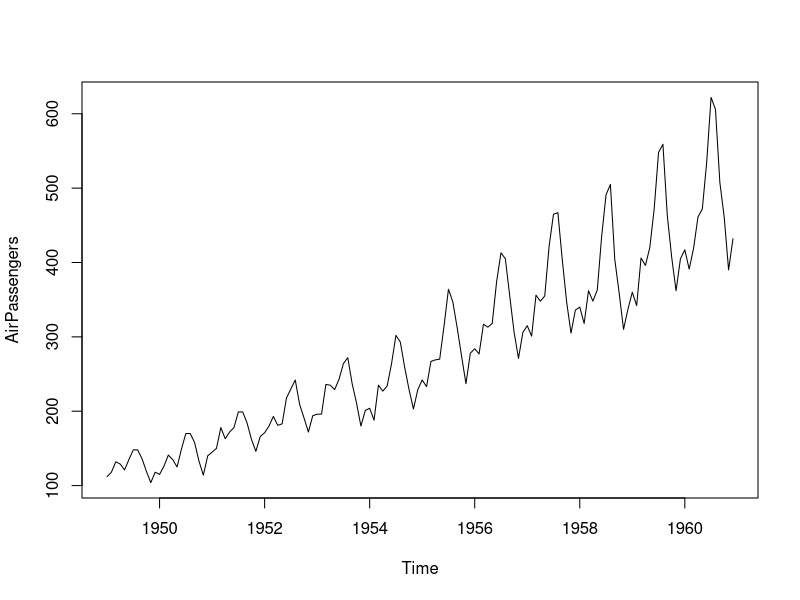
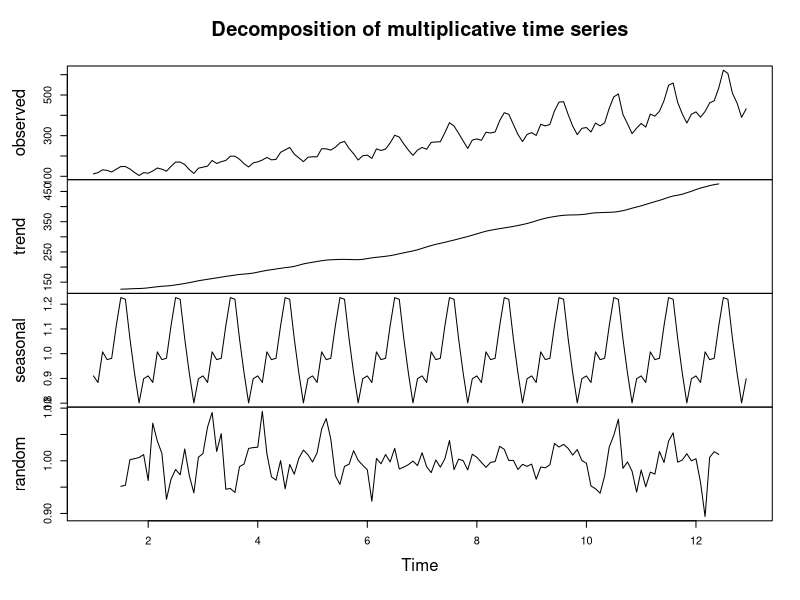
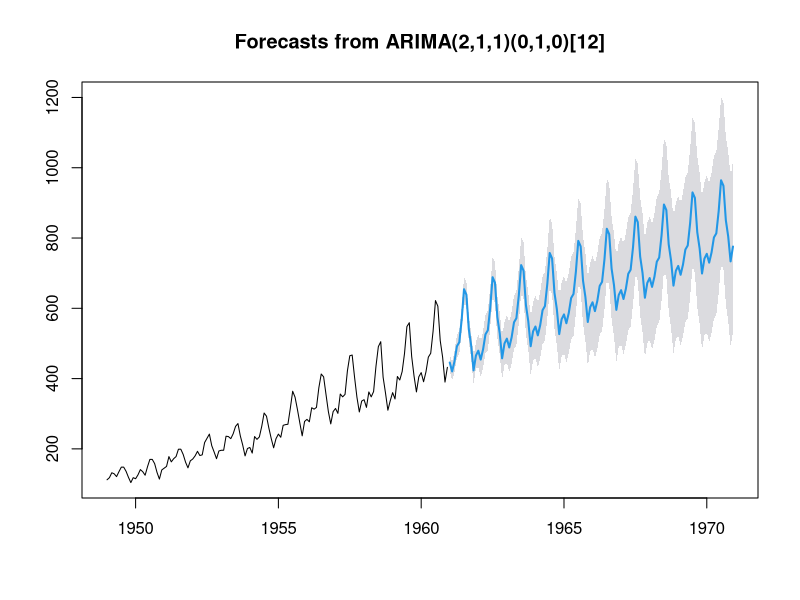

These figures' R source, in order:
# this line will download forecast package in your IDE
install.packages('forecast')
library('forecast')
class(AirPassengers)
AirPassengers
plot(AirPassengers)
data<-ts(AirPassengers, frequency=12)
d<-decompose(data, "multiplicative")
plot(d)
model<-auto.arima(AirPassengers)
# h = 10*12 because, forecast is for 10 years for all 12 months
f<-forecast(model, level=c(95), h=10*12)
plot(f)